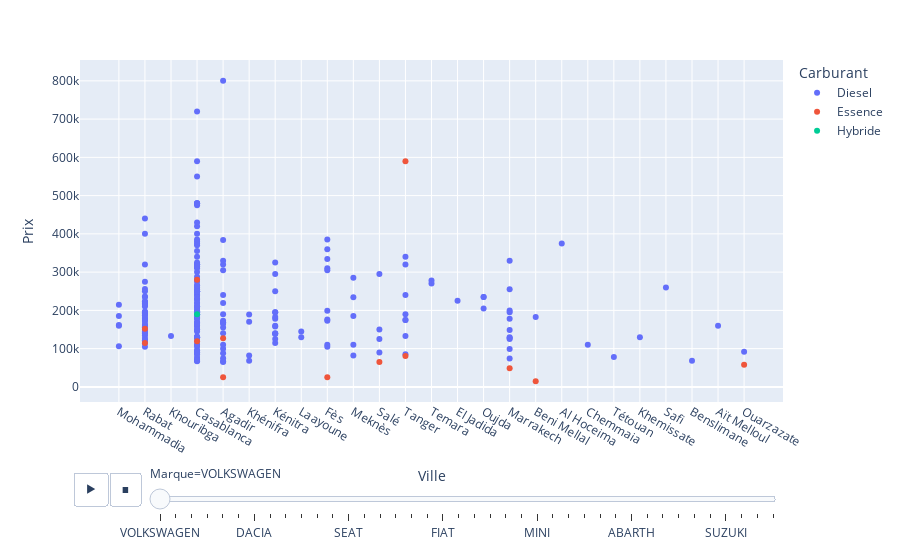

Notebook cell for this chart:
### Markdown cell above
### Graphe a dispersion Animée : ( X : Ville, Y : Prix, Animation_frame : Marque, color : Carburant )

### Code cell
px.scatter(df,x="Ville",y="Prix",animation_frame="Marque",color="Carburant")

### Figure 1 — Plotly figure (JSON) as saved in the notebook; plotly's stock layout.template omitted (floating-point values rounded to 4 significant figures; data arrays with more than 128 entries replaced by an {"elided": "..."} marker saying what was removed)
{"data": [{"hovertemplate": "Carburant=Diesel<br>Marque=VOLKSWAGEN<br>Ville=%{x}<br>Prix=%{y}<extra></extra>", "legendgroup": "Diesel", "marker": {"color": "#636efa", "symbol": "circle"}, "mode": "markers", "name": "Diesel", "orientation": "v", "showlegend": true, "type": "scatter", "x": {"elided": "238 str values"}, "xaxis": "x", "y": {"elided": "238 int values"}, "yaxis": "y"}, {"hovertemplate": "Carburant=Essence<br>Marque=VOLKSWAGEN<br>Ville=%{x}<br>Prix=%{y}<extra></extra>", "legendgroup": "Essence", "marker": {"color": "#EF553B", "symbol": "circle"}, "mode": "markers", "name": "Essence", "orientation": "v", "showlegend": true, "type": "scatter", "x": ["Agadir", "Rabat", "Casablanca", "Tanger", "Tanger", "Fès", "Salé", "Agadir", "Beni Mellal", "Marrakech", "Casablanca", "Rabat", "Ouarzazate"], "xaxis": "x", "y": [127000, 152000, 280000, 81000, 590000, 25000, 65000, 25000, 15000, 49000, 119000, 115000, 58000], "yaxis": "y"}, {"hovertemplate": "Carburant=Hybride<br>Marque=VOLKSWAGEN<br>Ville=%{x}<br>Prix=%{y}<extra></extra>", "legendgroup": "Hybride", "marker": {"color": "#00cc96", "symbol": "circle"}, "mode": "markers", "name": "Hybride", "orientation": "v", "showlegend": true, "type": "scatter", "x": ["Casablanca"], "xaxis": "x", "y": [190000], "yaxis": "y"}], "layout": {"legend": {"title": {"text": "Carburant"}, "tracegroupgap": 0}, "margin": {"t": 60}, "sliders": [{"active": 0, "currentvalue": {"prefix": "Marque="}, "len": 0.9, "pad": {"b": 10, "t": 60}, "steps": [{"args": [["VOLKSWAGEN"], {"frame": {"duration": 0, "redraw": false}, "fromcurrent": true, "mode": "immediate", "transition": {"duration": 0, "easing": "linear"}}], "label": "VOLKSWAGEN", "method": "animate"}, {"args": [["MERCEDES"], {"frame": {"duration": 0, "redraw": false}, "fromcurrent": true, "mode": "immediate", "transition": {"duration": 0, "easing": "linear"}}], "label": "MERCEDES", "method": "animate"}, {"args": [["JEEP"], {"frame": {"duration": 0, "redraw": false}, "fromcurrent": true, "mode": "immediate", "transition": {"duration": 0, "easing": "linear"}}], "label": "JEEP", "method": "animate"}, {"args": [["HONDA"], {"frame": {"duration": 0, "redraw": false}, "fromcurrent": true, "mode": "immediate", "transition": {"duration": 0, "easing": "linear"}}], "label": "HONDA", "method": "animate"}, {"args": [["HYUNDAI"], {"frame": {"duration": 0, "redraw": false}, "fromcurrent": true, "mode": "immediate", "transition": {"duration": 0, "easing": "linear"}}], "label": "HYUNDAI", "method": "animate"}, {"args": [["NISSAN"], {"frame": {"duration": 0, "redraw": false}, "fromcurrent": true, "mode": "immediate", "transition": {"duration": 0, "easing": "linear"}}], "label": "NISSAN", "method": "animate"}, {"args": [["DACIA"], {"frame": {"duration": 0, "redraw": false}, "fromcurrent": true, "mode": "immediate", "transition": {"duration": 0, "easing": "linear"}}], "label": "DACIA", "method": "animate"}, {"args": [["OPEL"], {"frame": {"duration": 0, "redraw": false}, "fromcurrent": true, "mode": "immediate", "transition": {"duration": 0, "easing": "linear"}}], "label": "OPEL", "method": "animate"}, {"args": [["FORD"], {"frame": {"duration": 0, "redraw": false}, "fromcurrent": true, "mode": "immediate", "transition": {"duration": 0, "easing": "linear"}}], "label": "FORD", "method": "animate"}, {"args": [["RENAULT"], {"frame": {"duration": 0, "redraw": false}, "fromcurrent": true, "mode": "immediate", "transition": {"duration": 0, "easing": "linear"}}], "label": "RENAULT", "method": "animate"}, {"args": [["PEUGEOT"], {"frame": {"duration": 0, "redraw": false}, "fromcurrent": true, "mode": "immediate", "transition": {"duration": 0, "easing": "linear"}}], "label": "PEUGEOT", "method": "animate"}, {"args": [["SKODA"], {"frame": {"duration": 0, "redraw": false}, "fromcurrent": true, "mode": "immediate", "transition": {"duration": 0, "easing": "linear"}}], "label": "SKODA", "method": "animate"}, {"args": [["SEAT"], {"frame": {"duration": 0, "redraw": false}, "fromcurrent": true, "mode": "immediate", "transition": {"duration": 0, "easing": "linear"}}], "label": "SEAT", "method": "animate"}, {"args": [["TOYOTA"], {"frame": {"duration": 0, "redraw": false}, "fromcurrent": true, "mode": "immediate", "transition": {"duration": 0, "easing": "linear"}}], "label": "TOYOTA", "method": "animate"}, {"args": [["VOLVO"], {"frame": {"duration": 0, "redraw": false}, "fromcurrent": true, "mode": "immediate", "transition": {"duration": 0, "easing": "linear"}}], "label": "VOLVO", "method": "animate"}, {"args": [["LAND ROVER"], {"frame": {"duration": 0, "redraw": false}, "fromcurrent": true, "mode": "immediate", "transition": {"duration": 0, "easing": "linear"}}], "label": "LAND ROVER", "method": "animate"}, {"args": [["JAGUAR"], {"frame": {"duration": 0, "redraw": false}, "fromcurrent": true, "mode": "immediate", "transition": {"duration": 0, "easing": "linear"}}], "label": "JAGUAR", "method": "animate"}, {"args": [["BMW"], {"frame": {"duration": 0, "redraw": false}, "fromcurrent": true, "mode": "immediate", "transition": {"duration": 0, "easing": "linear"}}], "label": "BMW", "method": "animate"}, {"args": [["FIAT"], {"frame": {"duration": 0, "redraw": false}, "fromcurrent": true, "mode": "immediate", "transition": {"duration": 0, "easing": "linear"}}], "label": "FIAT", "method": "animate"}, {"args": [["CHEVROLET"], {"frame": {"duration": 0, "redraw": false}, "fromcurrent": true, "mode": "immediate", "transition": {"duration": 0, "easing": "linear"}}], "label": "CHEVROLET", "method": "animate"}, {"args": [["CITROEN"], {"frame": {"duration": 0, "redraw": false}, "fromcurrent": true, "mode": "immediate", "transition": {"duration": 0, "easing": "linear"}}], "label": "CITROEN", "method": "animate"}, {"args": [["KIA"], {"frame": {"duration": 0, "redraw": false}, "fromcurrent": true, "mode": "immediate", "transition": {"duration": 0, "easing": "linear"}}], "label": "KIA", "method": "animate"}, {"args": [["ALFA ROMEO"], {"frame": {"duration": 0, "redraw": false}, "fromcurrent": true, "mode": "immediate", "transition": {"duration": 0, "easing": "linear"}}], "label": "ALFA ROMEO", "method": "animate"}, {"args": [["DS"], {"frame": {"duration": 0, "redraw": false}, "fromcurrent": true, "mode": "immediate", "transition": {"duration": 0, "easing": "linear"}}], "label": "DS", "method": "animate"}, {"args": [["MINI"], {"frame": {"duration": 0, "redraw": false}, "fromcurrent": true, "mode": "immediate", "transition": {"duration": 0, "easing": "linear"}}], "label": "MINI", "method": "animate"}, {"args": [["AUDI"], {"frame": {"duration": 0, "redraw": false}, "fromcurrent": true, "mode": "immediate", "transition": {"duration": 0, "easing": "linear"}}], "label": "AUDI", "method": "animate"}, {"args": [["MASERATI"], {"frame": {"duration": 0, "redraw": false}, "fromcurrent": true, "mode": "immediate", "transition": {"duration": 0, "easing": "linear"}}], "label": "MASERATI", "method": "animate"}, {"args": [["MAHINDRA"], {"frame": {"duration": 0, "redraw": false}, "fromcurrent": true, "mode": "immediate", "transition": {"duration": 0, "easing": "linear"}}], "label": "MAHINDRA", "method": "animate"}, {"args": [["PORSCHE"], {"frame": {"duration": 0, "redraw": false}, "fromcurrent": true, "mode": "immediate", "transition": {"duration": 0, "easing": "linear"}}], "label": "PORSCHE", "method": "animate"}, {"args": [["MAZDA"], {"frame": {"duration": 0, "redraw": false}, "fromcurrent": true, "mode": "immediate", "transition": {"duration": 0, "easing": "linear"}}], "label": "MAZDA", "method": "animate"}, {"args": [["ABARTH"], {"frame": {"duration": 0, "redraw": false}, "fromcurrent": true, "mode": "immediate", "transition": {"duration": 0, "easing": "linear"}}], "label": "ABARTH", "method": "animate"}, {"args": [["LANCIA"], {"frame": {"duration": 0, "redraw": false}, "fromcurrent": true, "mode": "immediate", "transition": {"duration": 0, "easing": "linear"}}], "label": "LANCIA", "method": "animate"}, {"args": [["CHERY"], {"frame": {"duration": 0, "redraw": false}, "fromcurrent": true, "mode": "immediate", "transition": {"duration": 0, "easing": "linear"}}], "label": "CHERY", "method": "animate"}, {"args": [["MITSUBISHI"], {"frame": {"duration": 0, "redraw": false}, "fromcurrent": true, "mode": "immediate", "transition": {"duration": 0, "easing": "linear"}}], "label": "MITSUBISHI", "method": "animate"}, {"args": [["CUPRA"], {"frame": {"duration": 0, "redraw": false}, "fromcurrent": true, "mode": "immediate", "transition": {"duration": 0, "easing": "linear"}}], "label": "CUPRA", "method": "animate"}, {"args": [["GEELY"], {"frame": {"duration": 0, "redraw": false}, "fromcurrent": true, "mode": "immediate", "transition": {"duration": 0, "easing": "linear"}}], "label": "GEELY", "method": "animate"}, {"args": [["SUZUKI"], {"frame": {"duration": 0, "redraw": false}, "fromcurrent": true, "mode": "immediate", "transition": {"duration": 0, "easing": "linear"}}], "label": "SUZUKI", "method": "animate"}, {"args": [["DFSK"], {"frame": {"duration": 0, "redraw": false}, "fromcurrent": true, "mode": "immediate", "transition": {"duration": 0, "easing": "linear"}}], "label": "DFSK", "method": "animate"}, {"args": [["LEXUS"], {"frame": {"duration": 0, "redraw": false}, "fromcurrent": true, "mode": "immediate", "transition": {"duration": 0, "easing": "linear"}}], "label": "LEXUS", "method": "animate"}, {"args": [["SSANGYONG"], {"frame": {"duration": 0, "redraw": false}, "fromcurrent": true, "mode": "immediate", "transition": {"duration": 0, "easing": "linear"}}], "label": "SSANGYONG", "method": "animate"}], "x": 0.1, "xanchor": "left", "y": 0, "yanchor": "top"}], "updatemenus": [{"buttons": [{"args": [null, {"frame": {"duration": 500, "redraw": false}, "fromcurrent": true, "mode": "immediate", "transition": {"duration": 500, "easing": "linear"}}], "label": "&#9654;", "method": "animate"}, {"args": [[null], {"frame": {"duration": 0, "redraw": false}, "fromcurrent": true, "mode": "immediate", "transition": {"duration": 0, "easing": "linear"}}], "label": "&#9724;", "method": "animate"}], "direction": "left", "pad": {"r": 10, "t": 70}, "showactive": false, "type": "buttons", "x": 0.1, "xanchor": "right", "y": 0, "yanchor": "top"}], "xaxis": {"anchor": "y", "domain": [0, 1], "title": {"text": "Ville"}}, "yaxis": {"anchor": "x", "domain": [0, 1], "title": {"text": "Prix"}}}}
